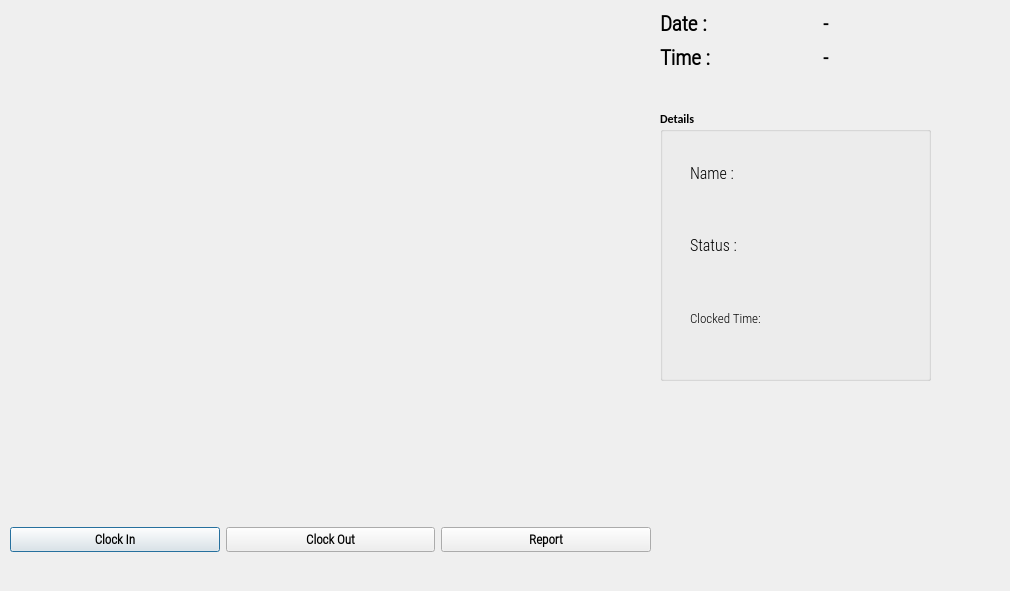
<?xml version="1.0" encoding="UTF-8"?>
<ui version="4.0">
 <class>OutputDialog</class>
 <widget class="QDialog" name="OutputDialog">
  <property name="geometry">
   <rect>
    <x>0</x>
    <y>0</y>
    <width>1010</width>
    <height>591</height>
   </rect>
  </property>
  <property name="minimumSize">
   <size>
    <width>0</width>
    <height>0</height>
   </size>
  </property>
  <property name="maximumSize">
   <size>
    <width>1280</width>
    <height>720</height>
   </size>
  </property>
  <property name="font">
   <font>
    <family>Calibri</family>
    <weight>75</weight>
    <bold>true</bold>
   </font>
  </property>
  <property name="windowTitle">
   <string>Face Recognition Attendance App</string>
  </property>
  <property name="windowIcon">
   <iconset resource="resource.qrc">
    <normaloff>C:\Python\PycharmProjects\Face-Recogntion-PyQt-master\Face_Detection_PyQt_Final\icon/icon.png</normaloff>C:\Python\PycharmProjects\Face-Recogntion-PyQt-master\Face_Detection_PyQt_Final\icon/icon.png</iconset>
  </property>
  <widget class="QLabel" name="imgLabel">
   <property name="geometry">
    <rect>
     <x>10</x>
     <y>10</y>
     <width>640</width>
     <height>480</height>
    </rect>
   </property>
   <property name="minimumSize">
    <size>
     <width>4</width>
     <height>0</height>
    </size>
   </property>
   <property name="maximumSize">
    <size>
     <width>640</width>
     <height>480</height>
    </size>
   </property>
   <property name="text">
    <string/>
   </property>
  </widget>
  <widget class="QWidget" name="horizontalLayoutWidget">
   <property name="geometry">
    <rect>
     <x>10</x>
     <y>500</y>
     <width>641</width>
     <height>80</height>
    </rect>
   </property>
   <layout class="QHBoxLayout" name="horizontalLayout">
    <item>
     <widget class="QPushButton" name="ClockInButton">
      <property name="font">
       <font>
        <family>Roboto Condensed Light</family>
        <pointsize>10</pointsize>
        <weight>75</weight>
        <bold>true</bold>
       </font>
      </property>
      <property name="text">
       <string>Clock In</string>
      </property>
      <property name="checkable">
       <bool>true</bool>
      </property>
     </widget>
    </item>
    <item>
     <widget class="QPushButton" name="ClockOutButton">
      <property name="font">
       <font>
        <family>Roboto Condensed Light</family>
        <pointsize>10</pointsize>
        <weight>75</weight>
        <bold>true</bold>
       </font>
      </property>
      <property name="text">
       <string>Clock Out</string>
      </property>
      <property name="checkable">
       <bool>true</bool>
      </property>
     </widget>
    </item>

     <item>
     <widget class="QPushButton" name="ClockRptButton">
      <property name="font">
       <font>
        <family>Roboto Condensed Light</family>
        <pointsize>10</pointsize>
        <weight>75</weight>
        <bold>true</bold>
       </font>
      </property>
      <property name="text">
       <string>Report</string>
      </property>
      <property name="checkable">
       <bool>true</bool>
      </property>
     </widget>
    </item>
   </layout>
  </widget>



  <widget class="QWidget" name="gridLayoutWidget">
   <property name="geometry">
    <rect>
     <x>660</x>
     <y>10</y>
     <width>320</width>
     <height>61</height>
    </rect>
   </property>
   <layout class="QGridLayout" name="gridLayout_2">
    <item row="0" column="0">
     <widget class="QLabel" name="label">
      <property name="font">
       <font>
        <family>Roboto Condensed Light</family>
        <pointsize>16</pointsize>
        <weight>85</weight>
        <bold>true</bold>
       </font>
      </property>
      <property name="text">
       <string>Date :</string>
      </property>
     </widget>
    </item>
    <item row="0" column="1">
     <widget class="QLabel" name="Date_Label">
      <property name="font">
       <font>
        <family>Roboto Condensed Light</family>
        <pointsize>15</pointsize>
        <weight>75</weight>
        <bold>true</bold>
       </font>
      </property>
      <property name="text">
       <string>-</string>
      </property>
     </widget>
    </item>
    <item row="1" column="0">
     <widget class="QLabel" name="label_2">
      <property name="font">
       <font>
        <family>Roboto Condensed Light</family>
        <pointsize>16</pointsize>
        <weight>75</weight>
        <bold>true</bold>
       </font>
      </property>
      <property name="text">
       <string>Time :</string>
      </property>
     </widget>
    </item>
    <item row="1" column="1">
     <widget class="QLabel" name="Time_Label">
      <property name="font">
       <font>
        <family>Roboto Condensed Light</family>
        <pointsize>15</pointsize>
        <weight>75</weight>
        <bold>true</bold>
       </font>
      </property>
      <property name="text">
       <string>-</string>
      </property>
     </widget>
    </item>
   </layout>
  </widget>
  <widget class="QGroupBox" name="groupBox">
   <property name="geometry">
    <rect>
     <x>660</x>
     <y>110</y>
     <width>271</width>
     <height>271</height>
    </rect>
   </property>
   <property name="title">
    <string>Details</string>
   </property>
   <widget class="QWidget" name="verticalLayoutWidget">
    <property name="geometry">
     <rect>
      <x>30</x>
      <y>30</y>
      <width>97</width>
      <height>211</height>
     </rect>
    </property>
    <layout class="QVBoxLayout" name="verticalLayout">
     <item>
      <widget class="QLabel" name="label_3">
       <property name="font">
        <font>
         <family>Roboto Condensed Light</family>
         <pointsize>12</pointsize>
         <weight>50</weight>
         <bold>false</bold>
        </font>
       </property>
       <property name="text">
        <string>Name : </string>
       </property>
      </widget>
     </item>
     <item>
      <widget class="QLabel" name="label_4">
       <property name="font">
        <font>
         <family>Roboto Condensed Light</family>
         <pointsize>12</pointsize>
         <weight>50</weight>
         <bold>false</bold>
        </font>
       </property>
       <property name="text">
        <string>Status :</string>
       </property>
      </widget>
     </item>
     <item>
      <widget class="QLabel" name="label_5">
       <property name="font">
        <font>
         <family>Roboto Condensed Light</family>
         <pointsize>10</pointsize>
         <weight>60</weight>
         <bold>false</bold>
        </font>
       </property>
       <property name="text">
        <string>Clocked Time:</string>
       </property>
      </widget>
     </item>
    </layout>
   </widget>
   <widget class="QWidget" name="verticalLayoutWidget_2">
    <property name="geometry">
     <rect>
      <x>120</x>
      <y>30</y>
      <width>131</width>
      <height>211</height>
     </rect>
    </property>
    <layout class="QVBoxLayout" name="verticalLayout_2">
     <item>
      <widget class="QLabel" name="NameLabel">
       <property name="font">
        <font>
         <family>Roboto Condensed Light</family>
         <pointsize>12</pointsize>
         <weight>50</weight>
         <bold>false</bold>
        </font>
       </property>
       <property name="text">
        <string/>
       </property>
      </widget>
     </item>
     <item>
      <widget class="QLabel" name="StatusLabel">
       <property name="font">
        <font>
         <family>Roboto Condensed Light</family>
         <pointsize>12</pointsize>
         <weight>50</weight>
         <bold>false</bold>
        </font>
       </property>
       <property name="text">
        <string/>
       </property>
      </widget>
     </item>
     <item>
      <layout class="QHBoxLayout" name="horizontalLayout_2">
       <item>
        <widget class="QLabel" name="HoursLabel">
         <property name="font">
          <font>
           <family>Roboto Condensed Light</family>
           <pointsize>12</pointsize>
           <weight>50</weight>
           <bold>false</bold>
          </font>
         </property>
         <property name="text">
          <string/>
         </property>
        </widget>
       </item>
       <item>
        <widget class="QLabel" name="MinLabel">
         <property name="font">
          <font>
           <family>Roboto Condensed Light</family>
           <pointsize>12</pointsize>
           <weight>50</weight>
           <bold>false</bold>
          </font>
         </property>
         <property name="text">
          <string/>
         </property>
        </widget>
       </item>
      </layout>
     </item>
    </layout>
   </widget>
  </widget>
 </widget>
 <resources>
  <include location="resource.qrc"/>
 </resources>
 <connections/>
</ui>
